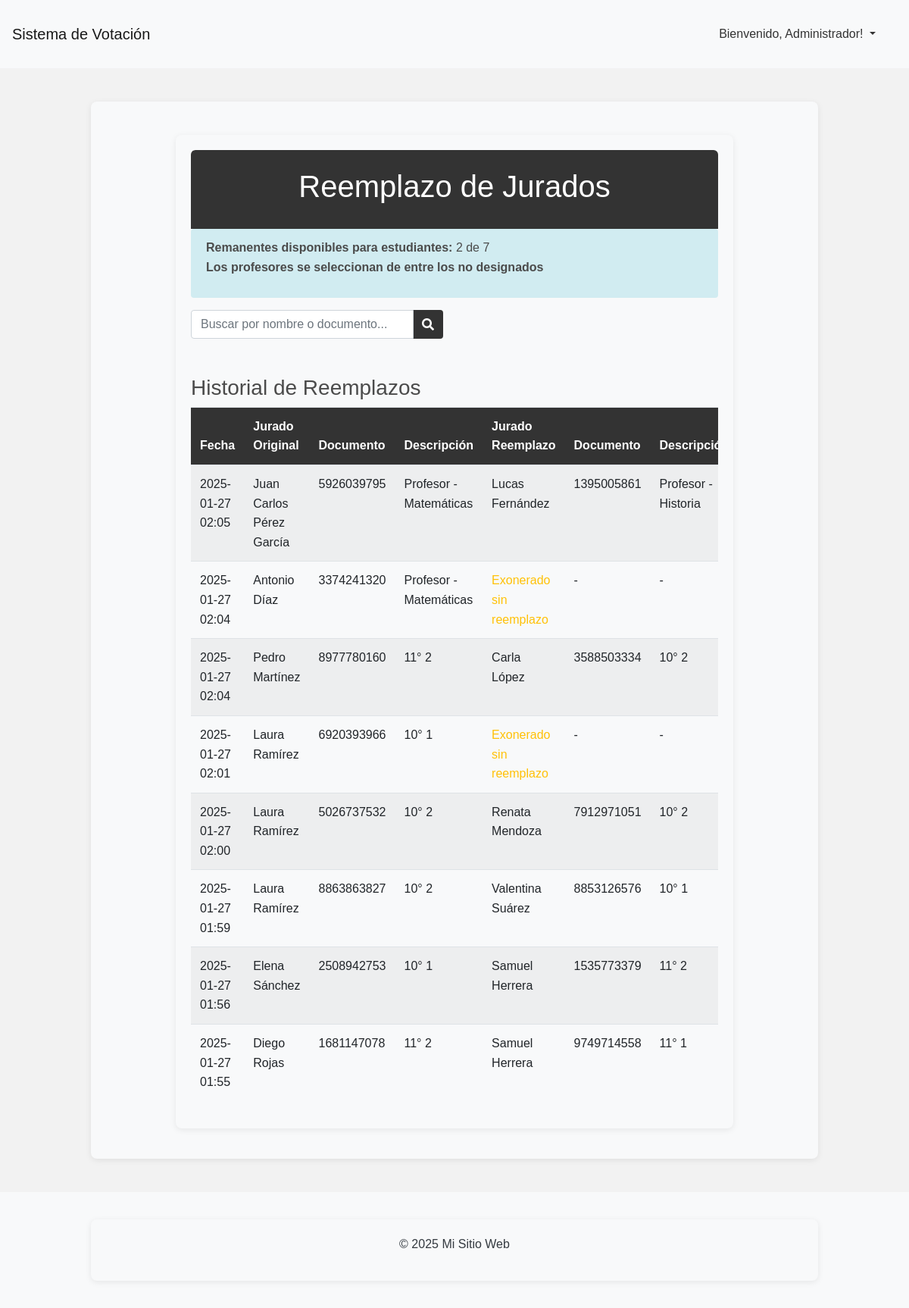
/reemplazo_jurados (signed in), run on the app's committed database.
### models.py (models this page shows, shortened)
class User(db.Model):
    __tablename__ = 'users'
    id = db.Column(db.Integer, primary_key=True)
    name = db.Column(db.String(100), nullable=False)  # Nuevo campo para nombre
    username = db.Column(db.String(50), unique=True, nullable=False)
    password_hash = db.Column(db.String(128))

class ReemplazoJurado(db.Model):
    id = db.Column(db.Integer, primary_key=True)
    jurado_original_id = db.Column(db.Integer, db.ForeignKey('jurado.id'), nullable=False)
    jurado_reemplazo_id = db.Column(db.Integer, db.ForeignKey('jurado.id'), nullable=True)
    mesa_id = db.Column(db.Integer, db.ForeignKey('mesa.id'), nullable=False)
    razon = db.Column(db.String(200), nullable=False)
    fecha = db.Column(db.DateTime, default=datetime.now)
    activo = db.Column(db.Boolean, default=True)
    jurado_original = db.relationship('Jurado', foreign_keys=[jurado_original_id])
    jurado_reemplazo = db.relationship('Jurado', foreign_keys=[jurado_reemplazo_id])
    mesa = db.relationship('Mesa')

class Jurado(db.Model):
    id = db.Column(db.Integer, primary_key=True)
    tipo_persona = db.Column(db.String(20), nullable=False)
    persona_id = db.Column(db.Integer, nullable=True)
    mesa_id = db.Column(db.Integer, db.ForeignKey('mesa.id'), nullable=True)
    sede_id = db.Column(db.Integer, db.ForeignKey('sede.id'), nullable=True)
    es_remanente = db.Column(db.Boolean, default=False)
    disponible = db.Column(db.Boolean, default=True)
    sorteo = db.Column(db.Integer, nullable=True)
    activo = db.Column(db.Boolean, default=True)
    _numero_documento = db.Column('numero_documento', db.String(20), nullable=True)
    _nombre = db.Column('nombre', db.String(100), nullable=True)
    mesa = db.relationship('Mesa', backref='jurados')
    sede = db.relationship('Sede', backref='jurados')
    @property
    def id_mesa(self):
        return self.mesa_id
    @property
    def nombre(self):
        if self._nombre:
            return self._nombre
    @nombre.setter
    def nombre(self, value):
        self._nombre = value
    @property
    def numero_documento(self):
        if self._numero_documento:
            return self._numero_documento
    @numero_documento.setter
    def numero_documento(self, value):
        self._numero_documento = value

### routes/jurado_routes.py (the view, shortened to what this page needs)
@jurado_bp.route('/reemplazo_jurados', methods=['GET', 'POST'])
@login_required
@verificar_acceso_ruta('jurado.reemplazo_jurados')
def reemplazo_jurados():
    try:
        jurados_query = db.session.query(Jurado).filter(
            Jurado.activo == True,
            Jurado.mesa_id != 0,
            Jurado.sorteo == 3
        ).all()
        jurados = []
        for jurado in jurados_query:
            jurado_info = {
                'id': jurado.id,
                'nombre': jurado.nombre,
                'numero_documento': jurado.numero_documento,
                'mesa_id': jurado.mesa_id,
                'tipo': jurado.tipo_persona
            }
            if jurado.tipo_persona == "Estudiante":
                estudiante = Estudiante.query.filter_by(
                    numero_documento=jurado.numero_documento
                ).first()
                if estudiante:
                    jurado_info['descripcion'] = f"{estudiante.grado}° {estudiante.seccion}"
            else:
                profesor = Profesor.query.filter_by(
                    numero_documento=jurado.numero_documento
                ).first()
                if profesor:
                    jurado_info['descripcion'] = f"Profesor - {profesor.departamento}"
            jurados.append(jurado_info)
        reemplazos = db.session.query(ReemplazoJurado).order_by(ReemplazoJurado.fecha.desc()).all()
        reemplazos_info = []
        for reemplazo in reemplazos:
            info = {
                'fecha': reemplazo.fecha,
                'mesa_id': reemplazo.mesa_id,
                'razon': reemplazo.razon,
                'original': {
                    'nombre': reemplazo.jurado_original.nombre,
                    'documento': reemplazo.jurado_original.numero_documento,
                    'tipo': reemplazo.jurado_original.tipo_persona
                },
                'reemplazo': None
            }
            if reemplazo.jurado_original.tipo_persona == "Estudiante":
                estudiante = Estudiante.query.filter_by(
                    numero_documento=reemplazo.jurado_original.numero_documento
                ).first()
                if estudiante:
                    info['original']['descripcion'] = f"{estudiante.grado}° {estudiante.seccion}"
            else:
                profesor = Profesor.query.filter_by(
                    numero_documento=reemplazo.jurado_original.numero_documento
                ).first()
                if profesor:
                    info['original']['descripcion'] = f"Profesor - {profesor.departamento}"
            if reemplazo.jurado_reemplazo:
                info['reemplazo'] = {
                    'nombre': reemplazo.jurado_reemplazo.nombre,
                    'documento': reemplazo.jurado_reemplazo.numero_documento,
                    'tipo': reemplazo.jurado_reemplazo.tipo_persona
                }
                if reemplazo.jurado_reemplazo.tipo_persona == "Estudiante":
                    estudiante = Estudiante.query.filter_by(
                        numero_documento=reemplazo.jurado_reemplazo.numero_documento
                    ).first()
                    if estudiante:
                        info['reemplazo']['descripcion'] = f"{estudiante.grado}° {estudiante.seccion}"
                else:
                    profesor = Profesor.query.filter_by(
                        numero_documento=reemplazo.jurado_reemplazo.numero_documento
                    ).first()
                    if profesor:
                        info['reemplazo']['descripcion'] = f"Profesor - {profesor.departamento}"
            reemplazos_info.append(info)
        remanentes_disponibles = db.session.query(Jurado).filter(
            Jurado.sorteo == 3,
            Jurado.mesa_id == 0,
            Jurado.activo == True,
            ~Jurado.id.in_(
                db.session.query(ReemplazoJurado.jurado_reemplazo_id).filter(
                    ReemplazoJurado.jurado_reemplazo_id != None
                )
            )
        ).count()
        total_remanentes = db.session.query(Jurado).filter(
            Jurado.sorteo == 3,
            Jurado.mesa_id == 0
        ).count()
        profesores_disponibles = Profesor.query.order_by(Profesor.nombre).all()
        jurados_actuales_query = db.session.query(Jurado).filter(
            Jurado.tipo_persona == 'Profesor',
            Jurado.activo == True,
            Jurado.sorteo.in_([3, 4])
        ).all()
        jurados_actuales = [j.numero_documento for j in jurados_actuales_query]
        return render_template(
            'reemplazo_jurados.html',
            jurados=jurados,
            reemplazos_info=reemplazos_info,
            remanentes_disponibles=remanentes_disponibles,
            total_remanentes=total_remanentes,
            profesores_disponibles=profesores_disponibles,
            jurados_actuales=jurados_actuales
        )
    except Exception as e:
        print(f"Error en reemplazo_jurados: {str(e)}")
        flash(f'Error al cargar la página: {str(e)}', 'error')
        return redirect(url_for('index'))

### app.py (called while the page is built)
@app.before_request
def before_request():
    g.user = None
    if 'user_id' in session:
        g.user = db.session.get(User, session['user_id'])

@app.context_processor
def inject_config():
    sistema_bloqueado = EventoCalendario.sistema_bloqueado()
    config = {
        'sistema_bloqueado': sistema_bloqueado,
        'calendario_bloqueado': sistema_bloqueado,
        'fase_actual': EventoCalendario.obtener_fase_actual(),
        'configuracion_finalizada': sistema_bloqueado,
        'fecha_finalizacion': datetime.now() if sistema_bloqueado else None
    }
    return {
        'config': config,
        'config_json': json.dumps(config, default=str)
    }

@app.context_processor
def utility_processor():
    return {
        'now': datetime.now
    }

### models.py (called while the page is built)
    @classmethod
    def sistema_bloqueado(cls):
        ultimo_evento = cls.query.order_by(cls.fecha_fin.desc()).first()
        if ultimo_evento:
            return datetime.now() > ultimo_evento.fecha_fin
        return False

    @classmethod
    def obtener_fase_actual(cls):
        ahora = datetime.now()
        for fase in range(1, 4):  # Asumiendo que hay 3 fases
            eventos = cls.query.filter_by(fase=fase).all()
            if any(evento.fecha_inicio <= ahora <= evento.fecha_fin for evento in eventos):
                return fase
        return 1  # Fase por defecto

### templates/reemplazo_jurados.html (shortened to what this page needs)
{% extends "base.html" %}
{% block content %}
    <div class="container mt-4">
        <header class="text-center py-4" style="border-radius: 6px 6px 0 0;" class="fas fa-user-graduate">
            <h1>Reemplazo de Jurados</h1>
        </header>
    <div class="alert alert-info">
        <strong>Remanentes disponibles para estudiantes:</strong> {{ remanentes_disponibles }} de {{ total_remanentes }}
        <p><strong>Los profesores se seleccionan de entre los no designados</strong></p>
    </div>
    <div class="row mb-5">
        <div class="col-md-6">
            <div class="input-group">
                <input type="text" id="searchJuradoInput" class="form-control"
                    placeholder="Buscar por nombre o documento..." onkeyup="searchJurados()">
                <div class="input-group-append">
                    <span class="input-group-text">
                        <i class="fas fa-search"></i>
                    </span>
                </div>
            </div>
        </div>
    </div>
    <div class="mt-5">
        <h3>Historial de Reemplazos</h3>
        <div class="table-responsive">
            <table class="table table-striped">
                <thead>
                    <tr>
                        <th>Fecha</th>
                        <th>Jurado Original</th>
                        <th>Documento</th>
                        <th>Descripción</th>
                        <th>Jurado Reemplazo</th>
                        <th>Documento</th>
                        <th>Descripción</th>
                    </tr>
                </thead>
                <tbody>
                    {% for reemplazo in reemplazos_info %}
                    <tr>
                        <td>{{ reemplazo.fecha.strftime('%Y-%m-%d %H:%M') }}</td>
                        <td>{{ reemplazo.original.nombre }}</td>
                        <td>{{ reemplazo.original.documento }}</td>
                        <td>{{ reemplazo.original.descripcion }}</td>
                        <td>
                            {% if reemplazo.reemplazo %}
                            {{ reemplazo.reemplazo.nombre }}
                            {% else %}
                            <span class="text-warning">Exonerado sin reemplazo</span>
                            {% endif %}
                        </td>
                        <td>
                            {% if reemplazo.reemplazo %}
                            {{ reemplazo.reemplazo.documento }}
                            {% else %}
                            -
                            {% endif %}
                        </td>
                        <td>
                            {% if reemplazo.reemplazo %}
                            {{ reemplazo.reemplazo.descripcion }}
                            {% else %}
                            -
                            {% endif %}
                        </td>
                    </tr>
                    {% endfor %}
                </tbody>
            </table>
        </div>
    </div>
</div>
{% endblock %}

### templates/base.html (shortened to what this page needs)
<!DOCTYPE html>
<html lang="es">
<head>
    <link rel="stylesheet" href="https://cdnjs.cloudflare.com/ajax/libs/font-awesome/5.15.4/css/all.min.css">
    <link rel="stylesheet" href="https://cdn.jsdelivr.net/npm/bootstrap@4.6.0/dist/css/bootstrap.min.css">
    <link rel="stylesheet" href="https://cdn.jsdelivr.net/npm/sweetalert2@11/dist/sweetalert2.min.css">
    <link rel="stylesheet" href="{{ url_for('static', filename='css/main.css') }}">
    <link rel="stylesheet" href="https://cdnjs.cloudflare.com/ajax/libs/toastr.js/latest/toastr.min.css">
</head>
<body>
    <header class="header bg-light py-3">
        <nav class="navbar navbar-expand-lg navbar-light bg-light">
            <a class="navbar-brand" href="{{ url_for('index') }}">Sistema de Votación</a>
            <div class="collapse navbar-collapse" id="navbarNav">
                <ul class="navbar-nav ml-auto">
                    {% if session['user_id'] %}
                        <li class="nav-item dropdown">
                            <a class="nav-link dropdown-toggle" href="#" id="navbarDropdown" role="button" data-toggle="dropdown" aria-haspopup="true" aria-expanded="false">
                                {% if session['user_id'] %}
                                Bienvenido, {{ session['name'] }}!
            {% endif %}
                            </a>
                        </li>
                    {% else %}
                        <li class="nav-item">
                            <a class="nav-link" href="{{ url_for('auth.login') }}">Iniciar Sesión</a>
                        </li>
                    {% endif %}
                </ul>
            </div>
        </nav>
    </header>
    <main class="main py-4">
        <div class="container">
            {% block content %}{% endblock %}
        </div>
    </main>
    <footer class="footer bg-light py-3">
        <div class="container">
            <div class="row justify-content-center">
                <div class="col-md-12 text-center">
                    <p class="text-dark">&copy; 2025 Mi Sitio Web</p>
                </div>
            </div>
        </div>
    </footer>
</body>
</html>

### static/css/main.css (style rules this page uses)
:root { --primary-color: #333; --secondary-color: #555; --accent-color: #28a745; --dark-blue: #333; --light-blue: #E6EFFD; --white-color: #FFFFFF; --gray-color: #F2F2F2; --dark-gray: #4B4B4B; --success-color: #28a745; --danger-color: #dc3545; --warning-color: #ffc107; --info-color: #4e5a5c; --background-color: #E5E5E5; --text-color: #4B4B4B; --highlight-color: #FDB913; --chart-primary: rgba(51, 51, 51, 0.8); --chart-secondary: rgba(85, 85, 85, 0.8); --chart-highlight: rgba(255, 198, 41, 0.8); --chart-dark: rgba(51, 51, 51, 0.8); --chart-light: rgba(240, 240, 240, 0.8); --chart-border-primary: rgba(51, 51, 51, 1); --chart-border-secondary: rgba(85, 85, 85, 1); --chart-border-highlight: rgba(255, 198, 41, 1); --chart-border-dark: rgba(51, 51, 51, 1); --chart-border-light: rgba(240, 240, 240, 1); --container-background: #F8F9FA; --dark-mode-background: #1a1a1a; --dark-mode-text: #ffffff; --dark-mode-card: #2d2d2d; --dark-mode-input: #333333; --dark-mode-border: #404040; }
body { font-family: 'Montserrat', sans-serif; line-height: 1.6; margin: 0; padding: 0; background-color: var(--gray-color); color: var(--dark-gray); min-height: 100vh; }
.container { max-width: 80%; margin: 0 auto; padding: 20px; background-color: var(--container-background); box-shadow: 0 2px 8px rgba(0, 0, 0, 0.08); border-radius: 8px; margin-top: 20px; margin-bottom: 20px; }
header { background: linear-gradient(to right, var(--primary-color), var(--dark-gray)); color: var(--white-color); padding: 20px; text-align: center; width: 100%; }
.table th { background-color: var(--primary-color); color: var(--white-color); }
.table thead th { background-color: var(--primary-color); color: var(--white-color); border-bottom: none; }
.table-striped tbody tr:nth-of-type(odd) { background-color: rgba(51, 51, 51, 0.05); }
.alert { border-radius: 4px; border: none; }
.input-group-text { background-color: var(--primary-color); color: var(--white-color); border: none; min-width: 40px; justify-content: center; }
.card, .list-group-item, .table { background-color: var(--container-background); }
.alert-info { background-color: var(info-color); border-color: var(--secondary-color); color: var(--dark-gray); }
body { font-family: Arial, sans-serif; line-height: 1.6; margin: 0; padding: 0; }
header { background: #333; color: #fff; padding: 10px 0; }
nav ul { list-style: none; padding: 0; }
nav ul li { display: inline; margin-right: 20px; }
footer { text-align: center; padding: 10px 0; background: #333; color: #fff; }
.navbar-light .navbar-nav .nav-link { color: #333; }

### data on the page
User: name "Administrador"
ReemplazoJurado: fecha "2025-01-27 02:05", original.nombre "Juan Carlos Pérez García", original.documento "5926039795", original.descripcion "Profesor - Matemáticas", reemplazo.nombre "Lucas Fernández", reemplazo.documento "1395005861", reemplazo.descripcion "Profesor - Historia"
ReemplazoJurado: fecha "2025-01-27 02:04", original.nombre "Antonio Díaz", original.documento "3374241320", original.descripcion "Profesor - Matemáticas", shows "Exonerado sin reemplazo"
ReemplazoJurado: fecha "2025-01-27 02:04", original.nombre "Pedro Martínez", original.documento "8977780160", original.descripcion "11° 2", reemplazo.nombre "Carla López", reemplazo.documento "3588503334", reemplazo.descripcion "10° 2"
ReemplazoJurado: fecha "2025-01-27 02:01", original.nombre "Laura Ramírez", original.documento "6920393966", original.descripcion "10° 1", shows "Exonerado sin reemplazo"
ReemplazoJurado: fecha "2025-01-27 02:00", original.nombre "Laura Ramírez", original.documento "5026737532", original.descripcion "10° 2", reemplazo.nombre "Renata Mendoza", reemplazo.documento "7912971051", reemplazo.descripcion "10° 2"
ReemplazoJurado: fecha "2025-01-27 01:59", original.nombre "Laura Ramírez", original.documento "8863863827", original.descripcion "10° 2", reemplazo.nombre "Valentina Suárez", reemplazo.documento "8853126576", reemplazo.descripcion "10° 1"
ReemplazoJurado: fecha "2025-01-27 01:56", original.nombre "Elena Sánchez", original.documento "2508942753", original.descripcion "10° 1", reemplazo.nombre "Samuel Herrera", reemplazo.documento "1535773379", reemplazo.descripcion "11° 2"
ReemplazoJurado: fecha "2025-01-27 01:55", original.nombre "Diego Rojas", original.documento "1681147078", original.descripcion "11° 2", reemplazo.nombre "Samuel Herrera", reemplazo.documento "9749714558", reemplazo.descripcion "11° 1"

### other printed values
{{ remanentes_disponibles }} "2"
{{ total_remanentes }} "7"
